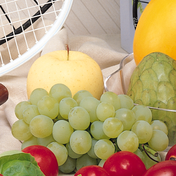
%> input picture excersiecs/RaAr7/11/fruits.png, 176 x 176 px, shrunk from 512 x 512 before the run
$ octave t23.m   (GNU Octave 9; MATLAB toolbox functions it lacks are replaced by stand-ins)
%> lines starting %> are read from the running program, lines starting %| are printed output that depends on the picture
input_im = imread('benchmark\fruits.png');
%> input_im is the input picture: size 176x176x3 uint8; mean R, G, B 185.5, 163.3, 118.3

r = input_im( : , : , 1);
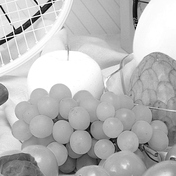
%> r: size 176x176 uint8; min 0, max 255, mean 185.5
g = input_im( : , : , 2);
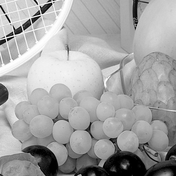
%> g: size 176x176 uint8; min 0, max 255, mean 163.3
b = input_im( : , : , 3);
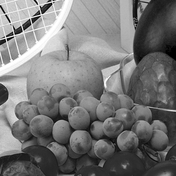
%> b: size 176x176 uint8; min 0, max 255, mean 118.3

r_hist = myimhist(r);
%> after the loop in myimhist, `for i=1:r`: y = 256 values, max 2453 at index 255, min 0 at index 2, mean 121
%> r_hist has the same summary as y in myimhist
g_hist = myimhist(g);
%> g_hist = 256 values, max 472 at index 1, min 0 at index 256, mean 121
b_hist = myimhist(b);
%> b_hist = 256 values, max 342 at index 48, min 0 at index 256, mean 121

subplot(2,3,1)
imshow(r),title('r channel')

subplot(2,3,2)
imshow(g),title('g channel')

subplot(2,3,3)
imshow(b),title('b channel')

subplot(2,3,4)
plot(r_hist),title('r channel histogram')

subplot(2,3,5)
plot(g_hist),title('g channel histogram')

subplot(2,3,6)
plot(b_hist),title('b channel histogram')
%> after `title('b channel histogram')`:
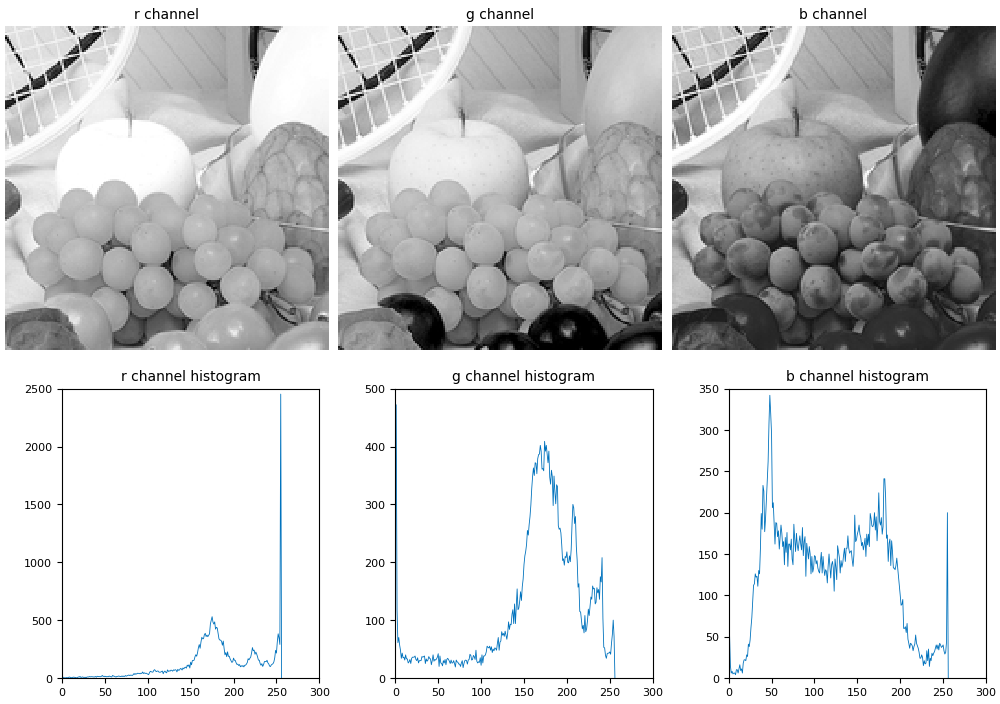
%> figure redrawn from the program's plot data, 6 panels


function [y]=myimhist(img)
    [r,c]=size(img);
    y=zeros(1,256);
    for i=1:r
        for j=1:c
            z=img(i,j);
            y(z+1)=y(z+1)+1;
        end
    end
end
